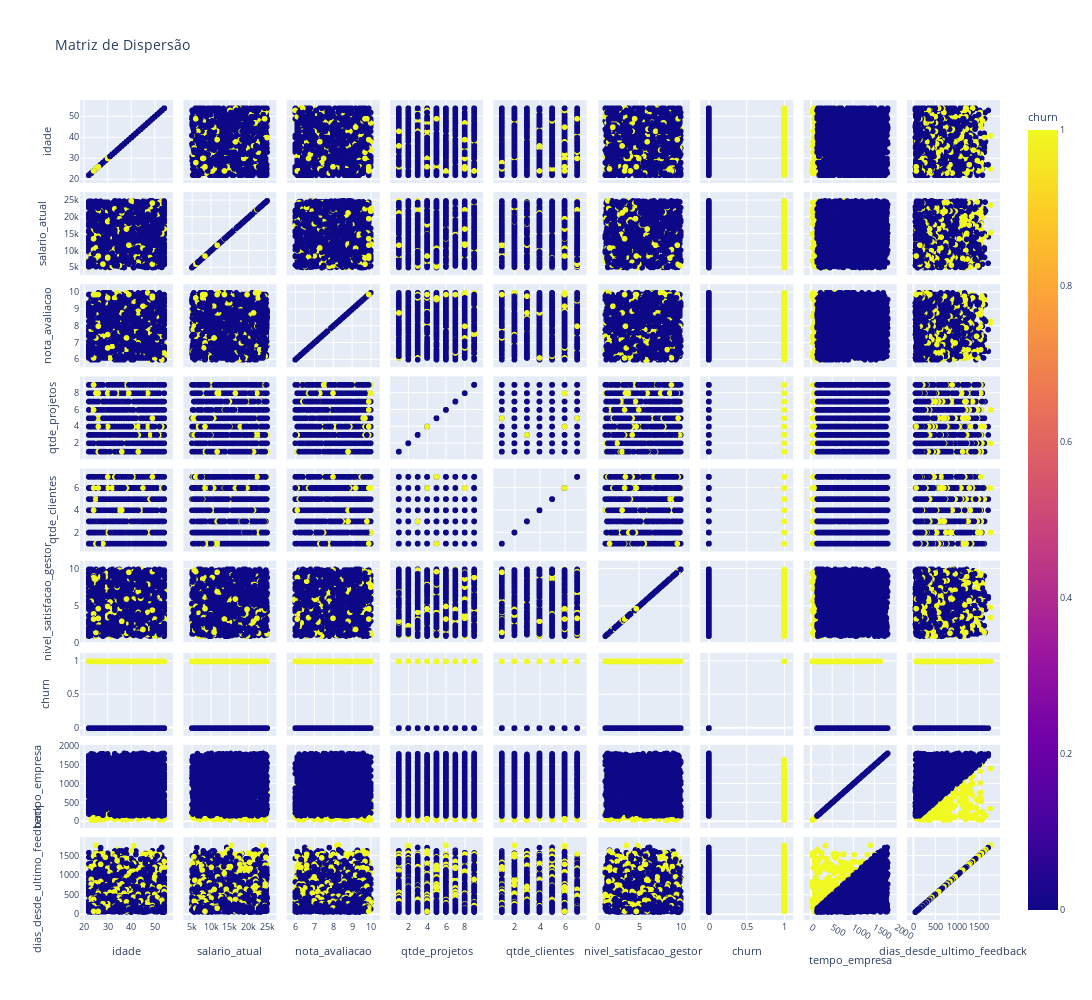

This figure's notebook cell:
### Code cell
# Matriz de dispesão
fig = px.scatter_matrix(df_employees, dimensions=colunas_numericas,
                        color='churn', title='Matriz de Dispersão')

fig.update_layout(
    width=1200,
    height=1000,
    title_font=dict(size=14),
    font=dict(size=9)
)

fig.show()

### Figure 1 — Plotly figure (JSON) as saved in the notebook; plotly's stock layout.template omitted (floating-point values rounded to 4 significant figures; data arrays with more than 128 entries replaced by an {"elided": "..."} marker saying what was removed)
{"data": [{"dimensions": [{"axis": {"matches": true}, "label": "idade", "values": {"elided": "2000 int values"}}, {"axis": {"matches": true}, "label": "salario_atual", "values": {"elided": "2000 int values"}}, {"axis": {"matches": true}, "label": "nota_avaliacao", "values": {"elided": "2000 float values"}}, {"axis": {"matches": true}, "label": "qtde_projetos", "values": {"elided": "2000 int values"}}, {"axis": {"matches": true}, "label": "qtde_clientes", "values": {"elided": "2000 int values"}}, {"axis": {"matches": true}, "label": "nivel_satisfacao_gestor", "values": {"elided": "2000 float values"}}, {"axis": {"matches": true}, "label": "churn", "values": {"elided": "2000 int values"}}, {"axis": {"matches": true}, "label": "tempo_empresa", "values": {"elided": "2000 int values"}}, {"axis": {"matches": true}, "label": "dias_desde_ultimo_feedback", "values": {"elided": "2000 int values"}}], "hovertemplate": "%{xaxis.title.text}=%{x}<br>%{yaxis.title.text}=%{y}<br>churn=%{marker.color}<extra></extra>", "legendgroup": "", "marker": {"color": {"elided": "2000 int values"}, "coloraxis": "coloraxis", "symbol": "circle"}, "name": "", "showlegend": false, "type": "splom"}], "layout": {"coloraxis": {"colorbar": {"title": {"text": "churn"}}, "colorscale": [[0, "#0d0887"], [0.1111, "#46039f"], [0.2222, "#7201a8"], [0.3333, "#9c179e"], [0.4444, "#bd3786"], [0.5556, "#d8576b"], [0.6667, "#ed7953"], [0.7778, "#fb9f3a"], [0.8889, "#fdca26"], [1, "#f0f921"]]}, "dragmode": "select", "font": {"size": 9}, "height": 1000, "legend": {"tracegroupgap": 0}, "title": {"font": {"size": 14}, "text": "Matriz de Dispersão"}, "width": 1200}}
